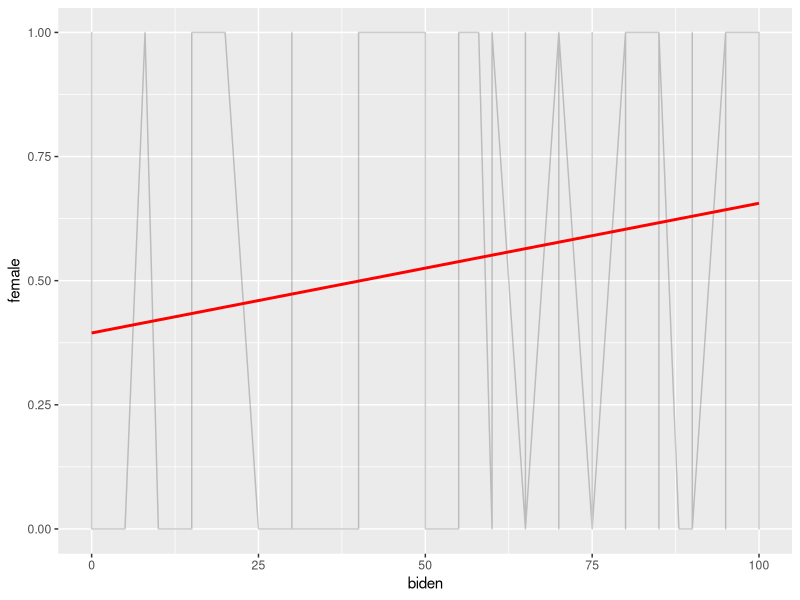

Write R code to recreate this figure.
## ---- chunk 1
knitr::opts_chunk$set(echo = TRUE)

library(tidyverse)
library(dplyr)
library(modelr)
## ---- chunk 2
#Do women display higher feeling thermometer ratings for Joe Biden than men?

#get the data
library(readr)
biden <- read_csv("data/biden.csv")
View(biden)
## ---- chunk 3
#Estimate a basic (single variable) linear regression model of the relationship between gender and feelings towards Joe Biden. 
bid_mod <- lm(female ~ biden, data = biden)
coef(bid_mod)

summary(bid_mod)
#Calculate predicted values, graph the relationship between the two variables using the predicted values, and determine whether there appears to be a significant relationship.

grid <- biden %>% 
  data_grid(female, biden) 
grid

grid <- grid %>% 
  add_predictions(bid_mod) 
grid

ggplot(biden, aes(biden)) +
  geom_line(aes(y = female), alpha = .2) +
  geom_line(aes(y = pred), data = grid, color = "red", size = 1)

## ---- chunk 4
#Build the best predictive linear regression model of attitudes towards Joe Biden given the variables you have available. In this context, “best” is defined as the model with the lowest MSE. Compare at least three different model formulations (aka different combinations of variables). Use 10-fold cross-validation to avoid a biased estimate of MSE.

